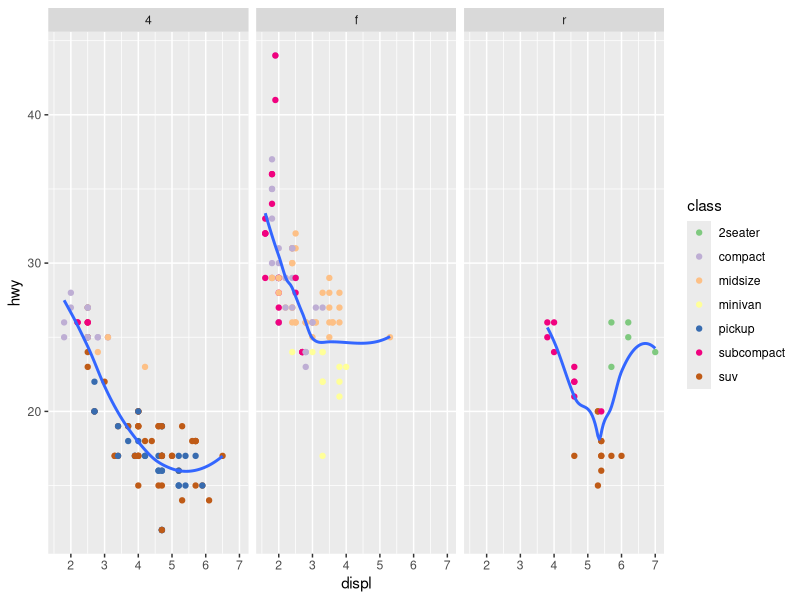
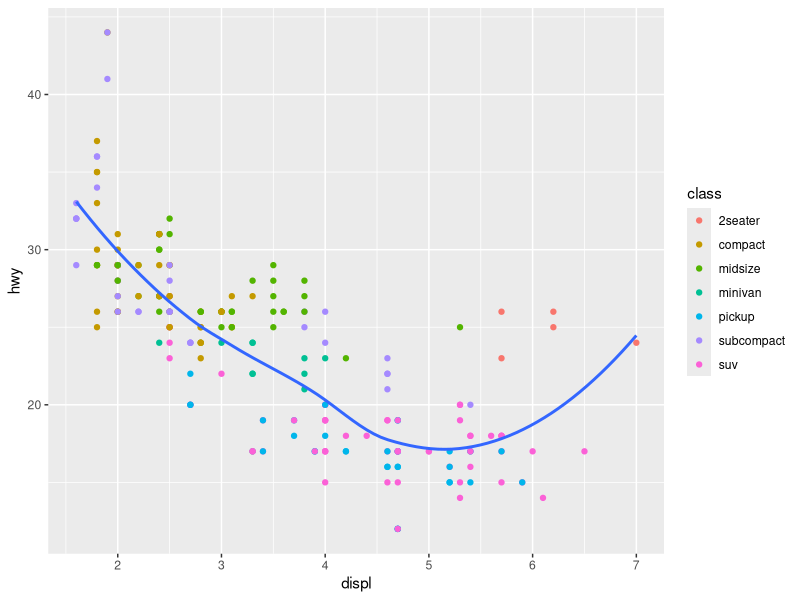
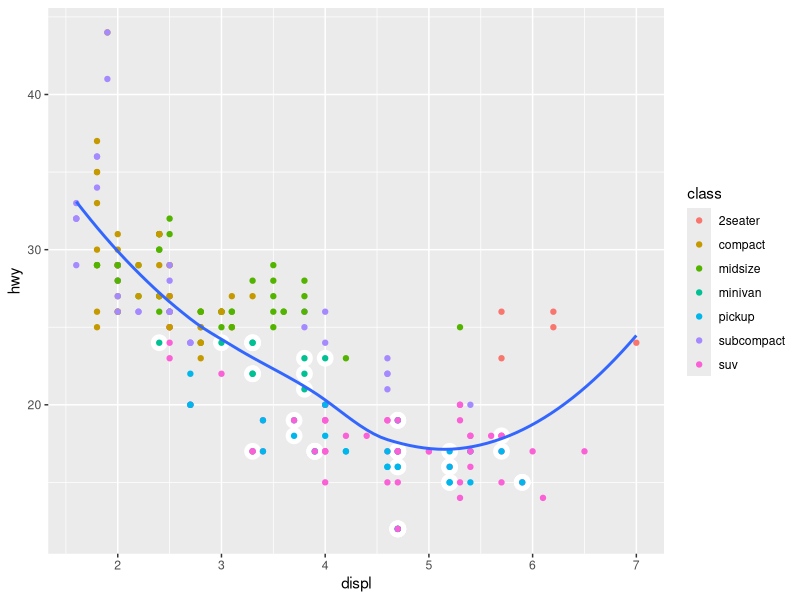
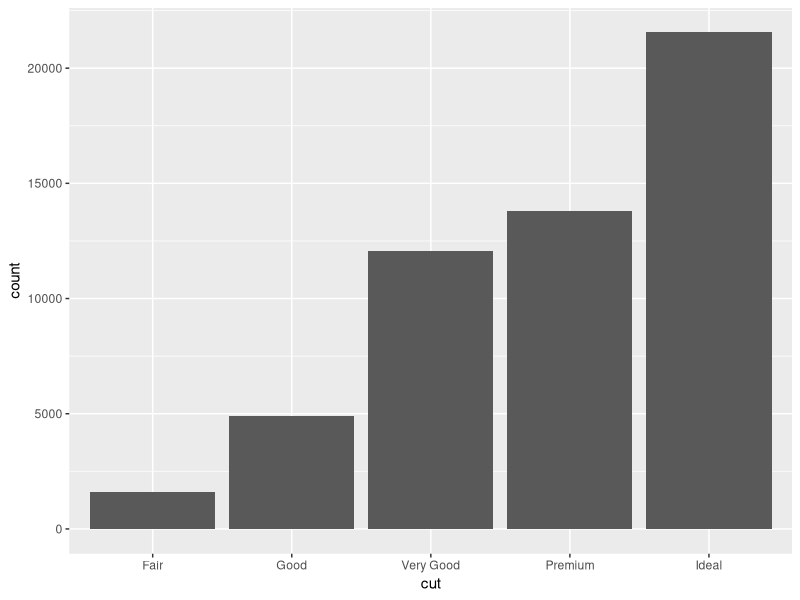
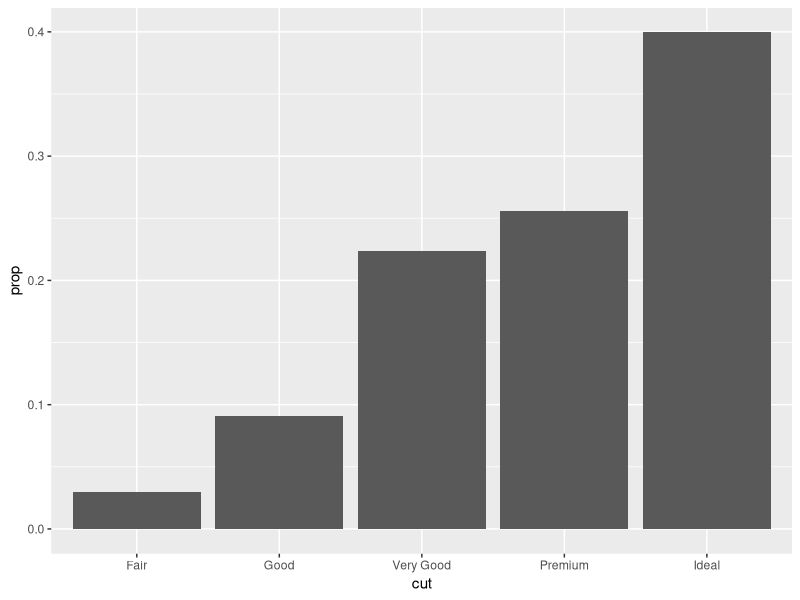
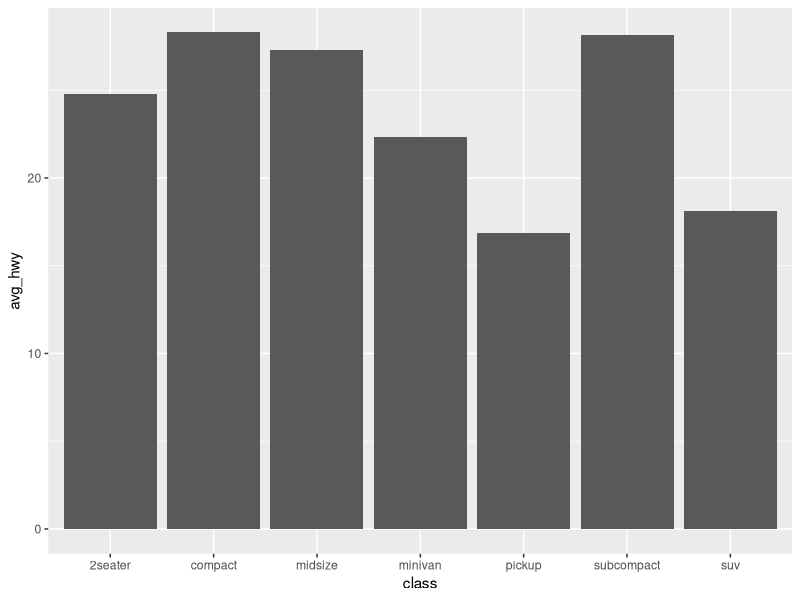
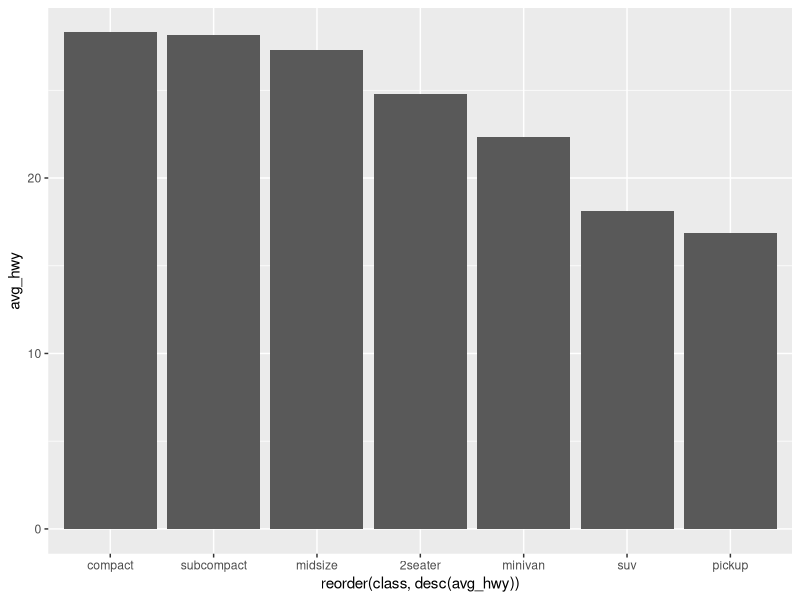
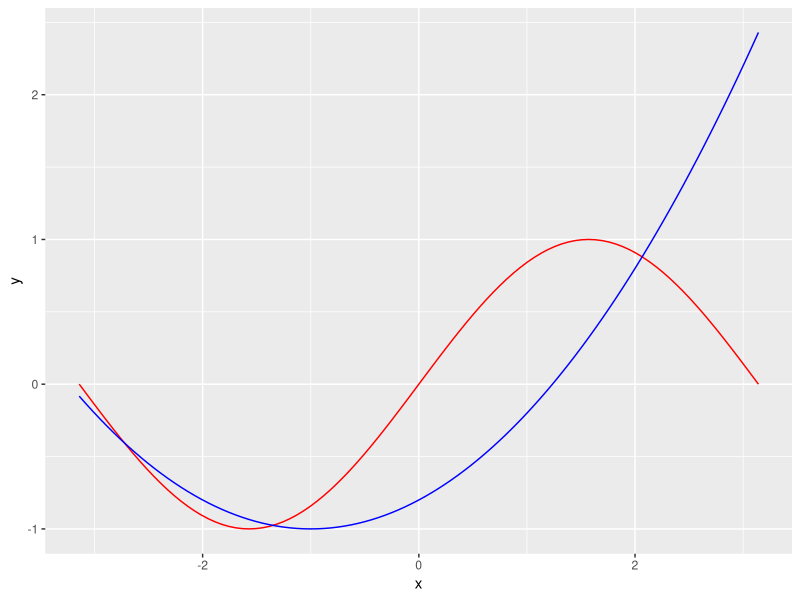

These charts were generated, in order, by the following R code:
## ---- chunk 1
library(ggplot2)
suppressMessages(library(dplyr))
## ---- chunk 2

# Fuel efficiency dataset:
data(mpg)

# Diamonds dataset:
data(diamonds)
## ---- chunk 3
ggplot(data = mpg) + 
  geom_point(mapping = aes(x = displ, y = hwy, color = class)) +
  geom_smooth(mapping = aes(x = displ, y = hwy), se = FALSE) +
  scale_color_brewer(palette = 'Accent') + 
  facet_wrap(~drv)
## ---- chunk 4
ggplot(data = mpg, mapping = aes(x = displ, y = hwy)) + 
  geom_point(mapping = aes(color = class)) +
  geom_smooth(se = FALSE)
## ---- chunk 5
ggplot(data = mpg, mapping = aes(x = displ, y = hwy)) + 
  geom_point(data = filter(mpg, manufacturer == 'dodge'), 
             color = 'white', size = 5) +
  geom_point(mapping = aes(color = class)) +
  geom_smooth(se = FALSE)
## ---- chunk 6
ggplot(data = diamonds) +
  geom_bar(mapping = aes(x = cut))
## ---- chunk 7
names(diamonds)
## ---- chunk 8
ggplot(data = diamonds) +
  geom_bar(mapping = aes(x = cut, y = ..prop.., group = 1))
# We need group = 1 here to use all data to compute proportions for each group. Otherwise, the proportions are calculated for each category independently, and thus are all equal to 1.
## ---- chunk 9

# Compute average mileage for each car class
class_mpg <- summarize(group_by(mpg, class), avg_hwy = mean(hwy))
class_mpg

# Plot average mileage
ggplot(data = class_mpg) +
  geom_bar(mapping = aes(x = class, y = avg_hwy), stat = "identity")

# Plot average mileage, order by descending average highway mileage
ggplot(data = class_mpg) +
  geom_bar(mapping = 
             aes(x = reorder(class, desc(avg_hwy)), y = avg_hwy),
           stat = "identity")
## ---- chunk 10
ggplot(data = tibble(x = c(-pi, pi)), mapping = aes(x)) +
  stat_function(fun = sin, color = 'red') +
  stat_function(fun = function(x) { 0.2 * (x + 1)^2 - 1}, color = 'blue')
## ---- chunk 11
# Compute parameters for the normal distribution
params <- list(mean = mean(mpg$cty), sd = sd(mpg$cty))

# Plot data and the density function
ggplot(data = mpg, mapping = aes(x = cty)) +
  geom_histogram(mapping = aes(y = ..density..), bins = 10) +
  stat_function(fun = dnorm, args = params, xlim = c(0, 40), 
                color = 'red', size = 1.5)
## ---- chunk 12
# Your code here


## ---- chunk 13
ggplot(data = diamonds) +
  geom_bar(mapping = aes(x = clarity, fill = cut))
## ---- chunk 14
ggplot(data = diamonds) +
  geom_bar(mapping = aes(x = clarity, color = cut), 
           position = 'identity', 
           fill = NA) #disable fill
## ---- chunk 15
ggplot(data = diamonds) +
  geom_bar(mapping = aes(x = clarity, fill = cut),
           position = 'fill')
## ---- chunk 16
ggplot(data = diamonds) +
  geom_bar(mapping = aes(x = clarity, fill = cut),
           position = 'dodge')
## ---- chunk 17
ggplot(data = mpg) +
  geom_point(mapping = aes(x = displ, y = hwy))
## ---- chunk 18
ggplot(data = mpg) +
  geom_point(mapping = aes(x = displ, y = hwy), alpha = 0.2)
## ---- chunk 19
ggplot(data = mpg) +
  geom_point(mapping = aes(x = displ, y = hwy), color = 'lightskyblue',
             position = 'jitter') + 
  geom_point(mapping = aes(x = displ, y = hwy), alpha = 0.2)
## ---- chunk 20
ggplot(data = mpg) +
  geom_jitter(mapping = aes(x = displ, y = hwy))
## ---- chunk 21

# Default behavior - overlapped labels
ggplot(data = mpg, mapping = aes(x = manufacturer, y = hwy)) +
  geom_boxplot()

# Flipping coordinates to improve label readability
ggplot(data = mpg, mapping = aes(x = manufacturer, y = hwy)) +
  geom_boxplot() +
  coord_flip()
## ---- chunk 22
# Default behavior
ggplot(data = mpg, mapping = aes(x = cty, y = hwy)) +
  geom_point()

# Zooming-in on a range
ggplot(data = mpg, mapping = aes(x = cty, y = hwy)) +
  geom_point() + 
  coord_cartesian(xlim = c(15, 25), ylim = c(20, 30))
## ---- chunk 23
# Your code here

